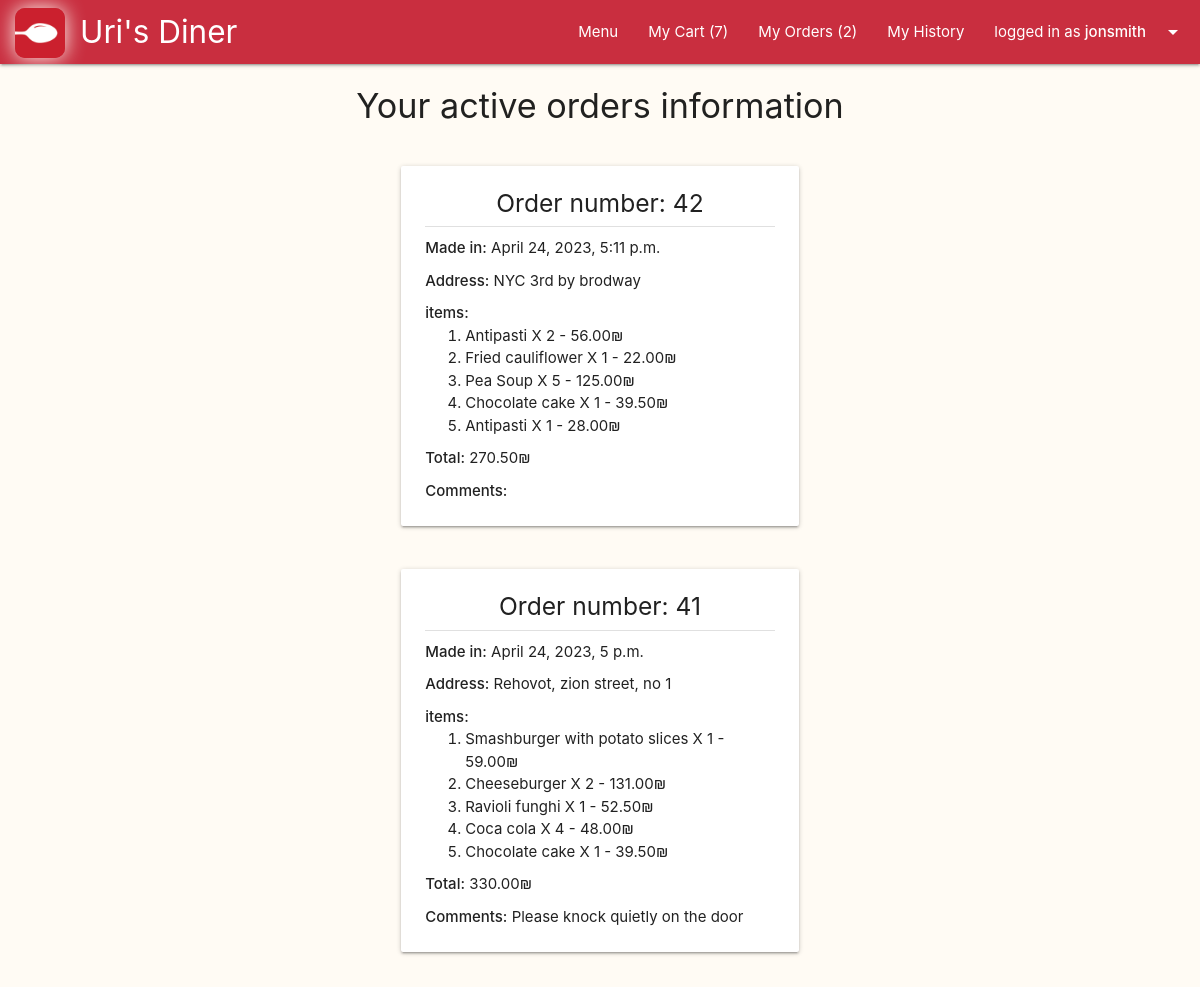
The app's page /delivery/ (signed in) with its own data.
### main/models.py (models this page shows, shortened)
class Cart(models.Model):
    user = models.ForeignKey(User, on_delete=models.CASCADE, blank=False)
    @property
    def total_to_pay(self):
        total = sum(item.item_total for item in self.item_set.all())
        return total

class Delivery(models.Model):
    is_delivered = models.BooleanField(default=False)
    address = models.CharField(max_length=200, blank=False)
    comment = models.CharField(max_length=500, blank=True)
    created = models.DateTimeField(auto_now_add=True)
    order = models.OneToOneField(Cart, primary_key=True, on_delete=models.CASCADE)

class Item(models.Model):
    dish = models.ForeignKey(Dish, on_delete=models.CASCADE, blank=False)
    cart = models.ForeignKey(Cart, on_delete=models.CASCADE, blank=False)
    amount = models.IntegerField(blank=False, default=1)
    @property
    def item_total(self):
        total = self.amount * self.dish.price
        return total

class Dish(models.Model):
    name = models.CharField(max_length=50, blank=False)
    price = models.DecimalField(max_digits=5, decimal_places=2, blank=False)
    description = models.CharField(max_length=300, blank=False)
    is_gluten_free = models.BooleanField(default=False)
    is_vegeterian = models.BooleanField(default=False)
    category = models.ForeignKey(Category, on_delete=models.CASCADE, limit_choices_to={'is_deleted':False})
    is_deleted = models.BooleanField(default=False)
    image_Url = models.URLField(null=True, blank=True)
    image_file = models.ImageField(upload_to=dish_image_path, null=True, blank=True)

### main/views.py (the view)
# urls.py: path('delivery/', views.show_delivery, name="show_delivery"),
@login_required(login_url='user_login')
def show_delivery(request):
    open_orders = sorted(request.user.cart_set.filter(delivery__is_delivered=False), key=lambda order: order.delivery.created, reverse=True)
    return render(request, 'main/delivery.html', {'open_orders':open_orders})

### main/context_processors.py (called while the page is built)
def site_wide_data(request):
    data = {}
    try:
        data.update({'open_orders_number' : len(Cart.objects.filter(delivery__is_delivered=False))})
    except:
        pass
    try:
        data.update({'my_open_orders_number' : len(Delivery.objects.filter(order__user=request.user).filter(is_delivered=False))})
    except:
        pass
    try:
        data.update({'my_cart_items_number' : len(User.objects.get(id=request.user.id).cart_set.last().item_set.all())})
    except:
        pass
    return data

### main/templates/main/delivery.html (shortened to what this page needs)
{% extends 'layouts/main.html' %}
{% block main-content %}
<div class="container">
  <div class="row">
    <div class="col l12 center-align">
      <h4>Your active orders information</h4>
    </div>
  </div>
  {% if open_orders %}
  {% for order in open_orders %}
  <div class="row">
    <div class="col l6 offset-l3">
      <div class="card">
        <div class="card-content">
          <h5 class="center-align no-top-margin">Order number: {{order.delivery.order_id}}
          </h5>
          <div class="divider"></div>
          <div>
            <div class="more-top-bottom-margin"><strong>Made in:</strong>
              {{order.delivery.created}}
            </div>
            <div class="more-top-bottom-margin"><strong>Address:</strong>
              {{order.delivery.address}}
            </div>
            <strong>items:</strong>
            <ol class="no-top-bottom-margin">
              {% for item in order.item_set.all %}
              <li>
                {{item.dish.name}} X {{item.amount}} -
                {{item.item_total}}₪
              </li>
              {% endfor %}
            </ol>
          </div>
          <div class="more-top-bottom-margin"><strong>Total:</strong>
            {{order.total_to_pay}}₪
          </div>
          <div><strong>Comments:</strong> {{order.delivery.comment}}
          </div>
        </div>
      </div>
    </div>
  </div>
  {% endfor %}
  {% else %}
  <div class="row center-align">
    <div class="section">
      <h6>You have no active orders.</h6>
    </div>
  </div>
  {% endif %}
</div>
{% endblock main-content %}

### templates/common/navbar.html (shortened to what this page needs)
{% load static %}
<nav>
  <div class="nav-wrapper">
    <a href="{% url 'main' %}" class="brand-logo" style="left: 80px">
      <img class="logo-icon" src="{% static 'images/icon.webp' %}">
       Uri's Diner
      </a>
    <ul class="right">
      <li><a href="{% url 'menu_all_categories' %}">Menu</a></li>
      {% if request.user.username %}
      {% if request.user.is_staff == True %}
      <li><a href="{% url 'manage_orders' %}">Open Orders
          ({{open_orders_number}})</a></li>
      <li><a href="{% url 'show_orders_history' %}">Orders History</a></li>
      {% else %}
      <li><a href="{% url 'show_cart' %}">My Cart
          ({{my_cart_items_number}})</a></li>
      <li><a href="{% url 'show_delivery' %}">My Orders
          ({{my_open_orders_number}})
        </a></li>
      <li><a href="{% url 'user_history' %}">My History</a></li>
      {% endif %}
      <li><a class="dropdown-trigger" href="#!"
          data-target="user-dropdown">logged in as
          <strong>{{request.user.username}}</strong><i
            class="material-icons right">arrow_drop_down</i></a></li>
      {% else %}
      <li><a href="{% url 'user_login' %}">Log In</a></li>
      <li><a href="{% url 'user_signup' %}">Sign up</a></li>
      {% endif %}
    </ul>
  </div>
</nav>

### static/css/custom.css (style rules this page uses)
body { background-color: #fffbf4; }
.logo-icon { height: 50px; position: absolute; top: 8px; left: -65px; box-shadow: 0px 0px 20px #fffbf4; border-radius: 20%; }
.no-top-margin { margin-top: 0px; }
.no-top-bottom-margin { margin-bottom: 0px; margin-top: 0px; }
.more-top-bottom-margin { margin-bottom: 10px; margin-top: 10px; }

### records on screen
Cart: delivery.order_id "42", delivery.created "April 24, 2023, 5:11 p.m.", delivery.address "NYC 3rd by brodway", total_to_pay "270.50"
Item: dish.name "Antipasti", amount "2", item_total "56.00"
Item: dish.name "Fried cauliflower", amount "1", item_total "22.00"
Item: dish.name "Pea Soup", amount "5", item_total "125.00"
Item: dish.name "Chocolate cake", amount "1", item_total "39.50"
Item: dish.name "Antipasti", amount "1", item_total "28.00"
Cart: delivery.order_id "41", delivery.created "April 24, 2023, 5 p.m.", delivery.address "Rehovot, zion street, no 1", total_to_pay "330.00", delivery.comment "Please knock quietly on the door"
Item: dish.name "Smashburger with potato slices", amount "1", item_total "59.00"
Item: dish.name "Cheeseburger", amount "2", item_total "131.00"
Item: dish.name "Ravioli funghi", amount "1", item_total "52.50"
Item: dish.name "Coca cola", amount "4", item_total "48.00"
Item: dish.name "Chocolate cake", amount "1", item_total "39.50"

### other values on screen
{{ my_cart_items_number }} "7"
{{ my_open_orders_number }} "2"
{{ request.user.username }} "jonsmith"
